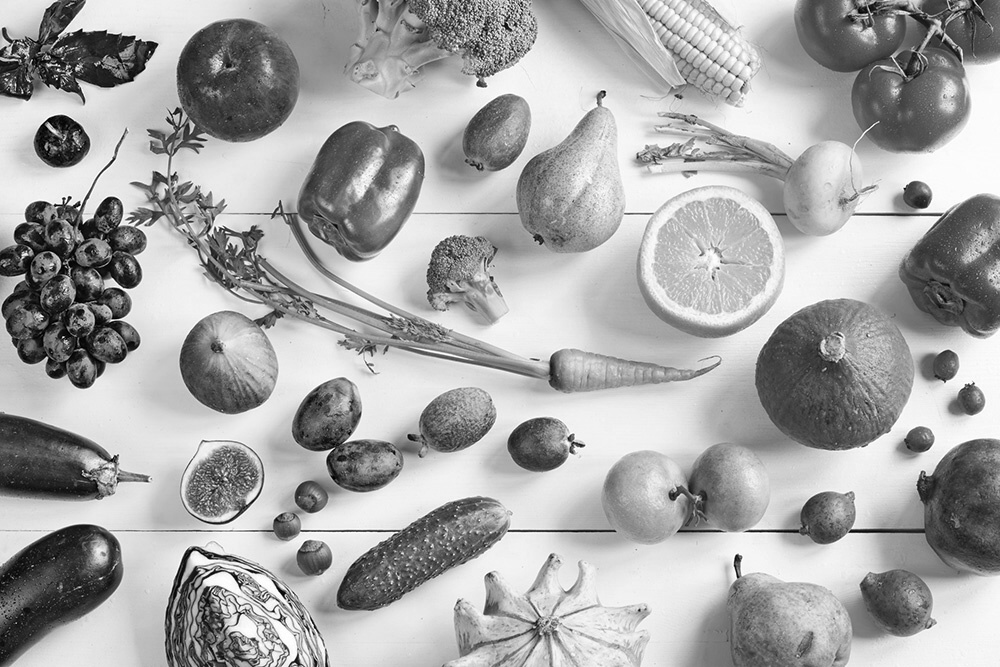
#> input picture master/semester-2/signal-processing/fruit_grey.jpg, 1000 x 667 px
$ jupyter execute --allow-errors task-6.ipynb
#> lines starting #> are read from the running program, lines starting #| are printed output that depends on the picture
[cell 1]
import numpy as np
import matplotlib.pyplot as plt
import wave
import math
from scipy.io import wavfile
import scipy.io.wavfile as wav
from PIL import Image

# Konvoluce s audio signalem

[cell 2]
def drawSignal(u, y, fs: int, end_time: float):
    n_start = int(fs * 1.0)
    n_end = int(fs * end_time)
    n = np.arange(n_start, n_end)

    _, axs = plt.subplots(2, 1, figsize=(12, 10))
    plt.subplots_adjust(hspace=0.5)

    axs[0].plot(n / fs, u[n], label='u(n)')
    axs[0].set_xlabel('Time [s]')

    axs[1].plot(n / fs, y[n], label='y(n)')
    axs[1].set_xlabel('Time [s]')

    plt.show()

def generateEchoFilter(sample_rate: int, delay: float, amplitude: float):
    g = np.zeros(int(delay * sample_rate) + 1)
    g[0] = 1.0
    g[sample_rate] = amplitude
    return g

#> (a cell that did not finish here is left out)

#> (a cell that did not finish here is left out)

#> (a cell that did not finish here is left out)

#> (a cell that did not finish here is left out)

#> (a cell that did not finish here is left out)

# Konvoluce s obrazem

[cell 8]
img = Image.open('fruit_grey.jpg').convert('L')
#> img is the input picture: PIL image 1000x667 L; min 0, max 255, mean 167.1
img_array = np.array(img)
print("Puvodni obrazek:")
display(img)

[cell 9]
def convolve2d(image, kernel):
    kernel_size = len(kernel)
    kernel_offset = math.ceil(kernel_size/2) - 1
    kernel = np.flipud(np.fliplr(kernel))

    output = np.zeros_like(image)
    for i in range(kernel_offset * 2, image.shape[0] - kernel_offset):
        for j in range(kernel_offset * 2, image.shape[1] - kernel_offset):
            val = np.sum(kernel * image[i - kernel_offset:i + kernel_offset + 1, j - kernel_offset:j + kernel_offset + 1])
            output[i,j] = val
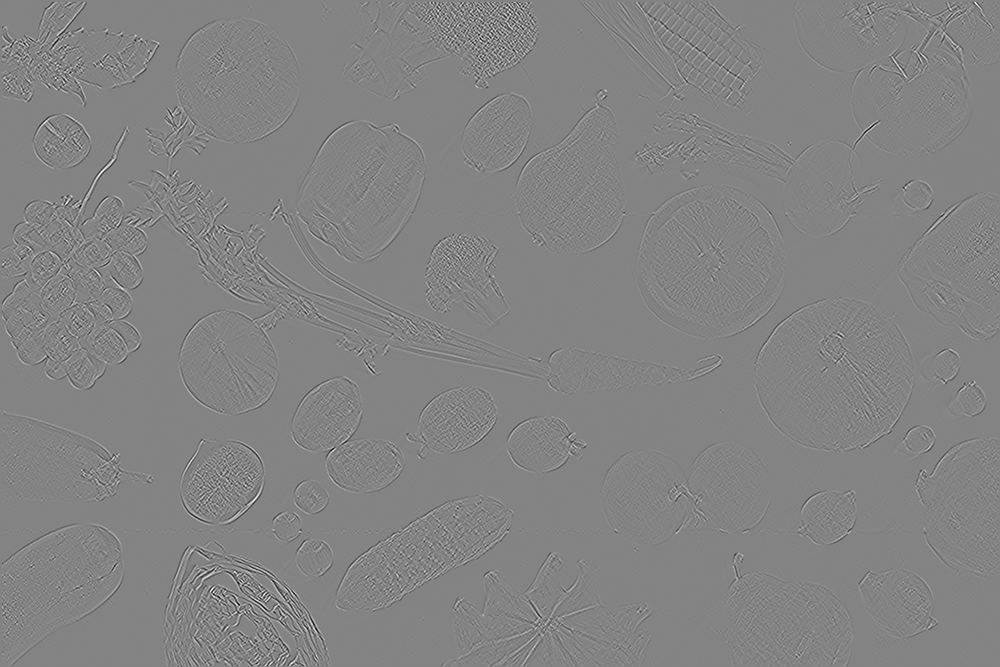
#> output: shape (667, 1000) float64; min -47.44, max 44.44, mean 0; drawn with min black and max white

    output = (output - output.min()) / (output.max() - output.min()) * 255
    output = output.astype(np.uint8)

    return output

[cell 10]
mask_1 = np.array([[1, 0, -1],
                 [0, 0, 0],
                 [-1, 0, 1]]) / 9
img_1 = convolve2d(img_array.astype(float), mask_1)
print("Obrazek 1 [h1]:")
display(Image.fromarray(img_1))

mask_2 = np.array([[-1, 0, 1],
                   [-1, 0, 1],
                   [-1, 0, 1]]) / 9
img_2 = convolve2d(img_array.astype(float), mask_2)
#> after the loop in convolve2d (call 2), `for i in range(kernel_offset * 2, image.shape[0] - kernel_offset):`:
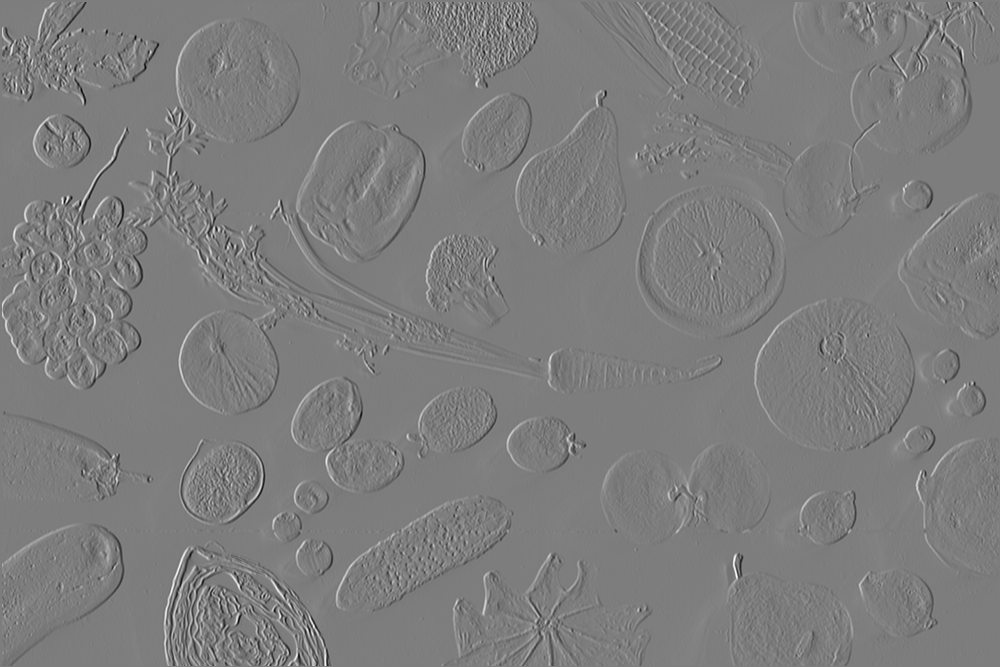
#> output: shape (667, 1000) float64; min -78.33, max 80.67, mean 0; drawn with min black and max white
print("Obrazek 2 [h2]:")
display(Image.fromarray(img_2))

mask_3 = np.array([[1, 2, 1],
                   [2, 4, 2],
                   [1, 2, 1]]) / 9
img_3 = convolve2d(img_array.astype(float), mask_3)
print("Obrazek 3 [h3]:")
display(Image.fromarray(img_3))

mask_4 = np.array([[1, 4, 6, 4, 1],
                   [4, 16, 24, 16, 4],
                   [6, 24, 36, 24, 6],
                   [4, 16, 24, 16, 4],
                   [1, 4, 6, 4, 1]]) / 25
img_4 = convolve2d(img_array.astype(float), mask_4)
#> after the loop in convolve2d (call 4), `for i in range(kernel_offset * 2, image.shape[0] - kernel_offset):`:
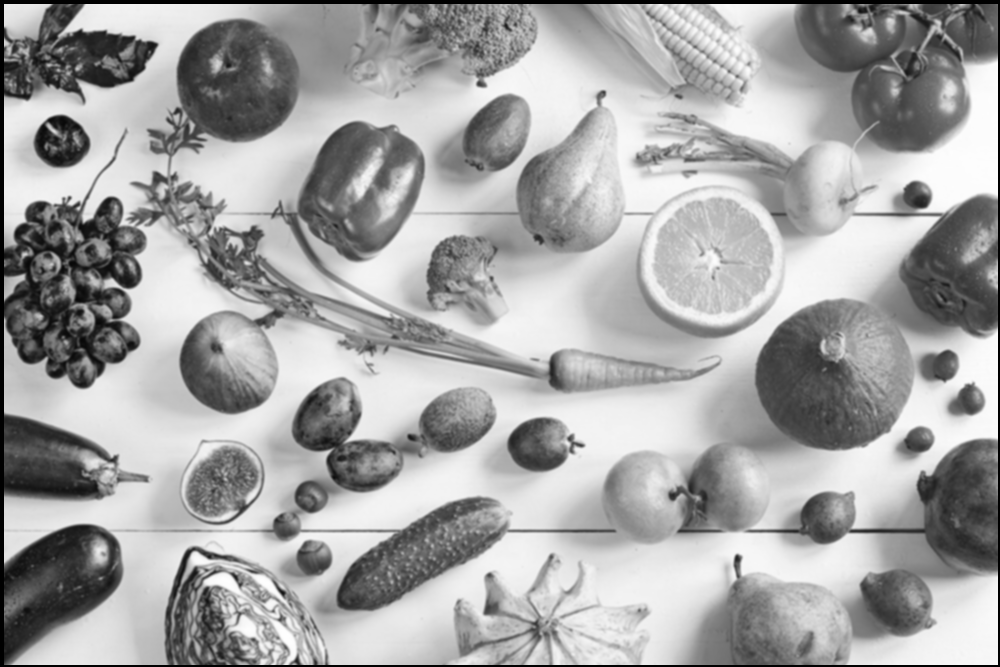
#> output: shape (667, 1000) float64; min 0, max 2593.7, mean 1685.1; drawn with min black and max white
